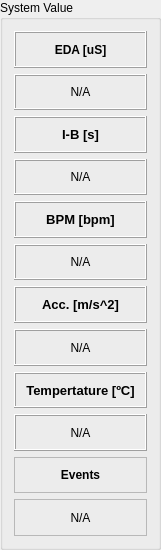
     <widget class="QGroupBox" name="groupBox_4">
      <property name="minimumSize">
       <size>
        <width>161</width>
        <height>550</height>
       </size>
      </property>
      <property name="maximumSize">
       <size>
        <width>161</width>
        <height>16777215</height>
       </size>
      </property>
      <property name="title">
       <string>System Value</string>
      </property>
      <layout class="QGridLayout" name="gridLayout_2">
       <item row="0" column="0">
        <layout class="QGridLayout" name="gridLayout_3">
         <item row="10" column="0">
          <widget class="QLabel" name="label_6">
           <property name="font">
            <font>
             <pointsize>9</pointsize>
             <weight>75</weight>
             <bold>true</bold>
            </font>
           </property>
           <property name="frameShape">
            <enum>QFrame::StyledPanel</enum>
           </property>
           <property name="text">
            <string>Events</string>
           </property>
           <property name="alignment">
            <set>Qt::AlignCenter</set>
           </property>
          </widget>
         </item>
         <item row="9" column="0">
          <widget class="QLabel" name="TMP_value">
           <property name="minimumSize">
            <size>
             <width>80</width>
             <height>0</height>
            </size>
           </property>
           <property name="frameShape">
            <enum>QFrame::Box</enum>
           </property>
           <property name="frameShadow">
            <enum>QFrame::Raised</enum>
           </property>
           <property name="text">
            <string>N/A</string>
           </property>
           <property name="alignment">
            <set>Qt::AlignCenter</set>
           </property>
          </widget>
         </item>
         <item row="7" column="0">
          <widget class="QLabel" name="ACC_value">
           <property name="frameShape">
            <enum>QFrame::Box</enum>
           </property>
           <property name="frameShadow">
            <enum>QFrame::Raised</enum>
           </property>
           <property name="text">
            <string>N/A</string>
           </property>
           <property name="alignment">
            <set>Qt::AlignCenter</set>
           </property>
          </widget>
         </item>
         <item row="1" column="0">
          <widget class="QLabel" name="EDA_value">
           <property name="minimumSize">
            <size>
             <width>80</width>
             <height>0</height>
            </size>
           </property>
           <property name="frameShape">
            <enum>QFrame::Box</enum>
           </property>
           <property name="frameShadow">
            <enum>QFrame::Raised</enum>
           </property>
           <property name="text">
            <string>N/A</string>
           </property>
           <property name="alignment">
            <set>Qt::AlignCenter</set>
           </property>
          </widget>
         </item>
         <item row="2" column="0">
          <widget class="QLabel" name="label_8">
           <property name="minimumSize">
            <size>
             <width>80</width>
             <height>0</height>
            </size>
           </property>
           <property name="font">
            <font>
             <pointsize>10</pointsize>
             <weight>75</weight>
             <bold>true</bold>
            </font>
           </property>
           <property name="frameShape">
            <enum>QFrame::Box</enum>
           </property>
           <property name="frameShadow">
            <enum>QFrame::Raised</enum>
           </property>
           <property name="text">
            <string>I-B [s]</string>
           </property>
           <property name="alignment">
            <set>Qt::AlignCenter</set>
           </property>
          </widget>
         </item>
         <item row="5" column="0">
          <widget class="QLabel" name="BPM_value">
           <property name="minimumSize">
            <size>
             <width>80</width>
             <height>0</height>
            </size>
           </property>
           <property name="frameShape">
            <enum>QFrame::Box</enum>
           </property>
           <property name="frameShadow">
            <enum>QFrame::Raised</enum>
           </property>
           <property name="text">
            <string>N/A</string>
           </property>
           <property name="alignment">
            <set>Qt::AlignCenter</set>
           </property>
          </widget>
         </item>
         <item row="6" column="0">
          <widget class="QLabel" name="label_13">
           <property name="minimumSize">
            <size>
             <width>100</width>
             <height>0</height>
            </size>
           </property>
           <property name="font">
            <font>
             <pointsize>10</pointsize>
             <weight>75</weight>
             <bold>true</bold>
            </font>
           </property>
           <property name="frameShape">
            <enum>QFrame::Box</enum>
           </property>
           <property name="frameShadow">
            <enum>QFrame::Raised</enum>
           </property>
           <property name="text">
            <string>Acc. [m/s^2]</string>
           </property>
           <property name="alignment">
            <set>Qt::AlignCenter</set>
           </property>
          </widget>
         </item>
         <item row="8" column="0">
          <widget class="QLabel" name="label_16">
           <property name="minimumSize">
            <size>
             <width>80</width>
             <height>0</height>
            </size>
           </property>
           <property name="font">
            <font>
             <pointsize>10</pointsize>
             <weight>75</weight>
             <bold>true</bold>
            </font>
           </property>
           <property name="frameShape">
            <enum>QFrame::Box</enum>
           </property>
           <property name="frameShadow">
            <enum>QFrame::Raised</enum>
           </property>
           <property name="text">
            <string>Tempertature [ºC]</string>
           </property>
           <property name="alignment">
            <set>Qt::AlignCenter</set>
           </property>
          </widget>
         </item>
         <item row="11" column="0">
          <widget class="QLabel" name="EVE_value">
           <property name="frameShape">
            <enum>QFrame::StyledPanel</enum>
           </property>
           <property name="text">
            <string>N/A</string>
           </property>
           <property name="alignment">
            <set>Qt::AlignCenter</set>
           </property>
          </widget>
         </item>
         <item row="4" column="0">
          <widget class="QLabel" name="label_10">
           <property name="minimumSize">
            <size>
             <width>80</width>
             <height>0</height>
            </size>
           </property>
           <property name="font">
            <font>
             <pointsize>10</pointsize>
             <weight>75</weight>
             <bold>true</bold>
            </font>
           </property>
           <property name="frameShape">
            <enum>QFrame::Box</enum>
           </property>
           <property name="frameShadow">
            <enum>QFrame::Raised</enum>
           </property>
           <property name="text">
            <string>BPM [bpm]</string>
           </property>
           <property name="alignment">
            <set>Qt::AlignCenter</set>
           </property>
          </widget>
         </item>
         <item row="3" column="0">
          <widget class="QLabel" name="IBI_value">
           <property name="minimumSize">
            <size>
             <width>80</width>
             <height>0</height>
            </size>
           </property>
           <property name="frameShape">
            <enum>QFrame::Box</enum>
           </property>
           <property name="frameShadow">
            <enum>QFrame::Raised</enum>
           </property>
           <property name="text">
            <string>N/A</string>
           </property>
           <property name="alignment">
            <set>Qt::AlignCenter</set>
           </property>
          </widget>
         </item>
         <item row="0" column="0">
          <widget class="QLabel" name="label_2">
           <property name="minimumSize">
            <size>
             <width>80</width>
             <height>0</height>
            </size>
           </property>
           <property name="font">
            <font>
             <pointsize>9</pointsize>
             <weight>75</weight>
             <bold>true</bold>
            </font>
           </property>
           <property name="frameShape">
            <enum>QFrame::Box</enum>
           </property>
           <property name="frameShadow">
            <enum>QFrame::Raised</enum>
           </property>
           <property name="text">
            <string>EDA [uS]</string>
           </property>
           <property name="alignment">
            <set>Qt::AlignCenter</set>
           </property>
          </widget>
         </item>
        </layout>
       </item>
      </layout>
     </widget>
